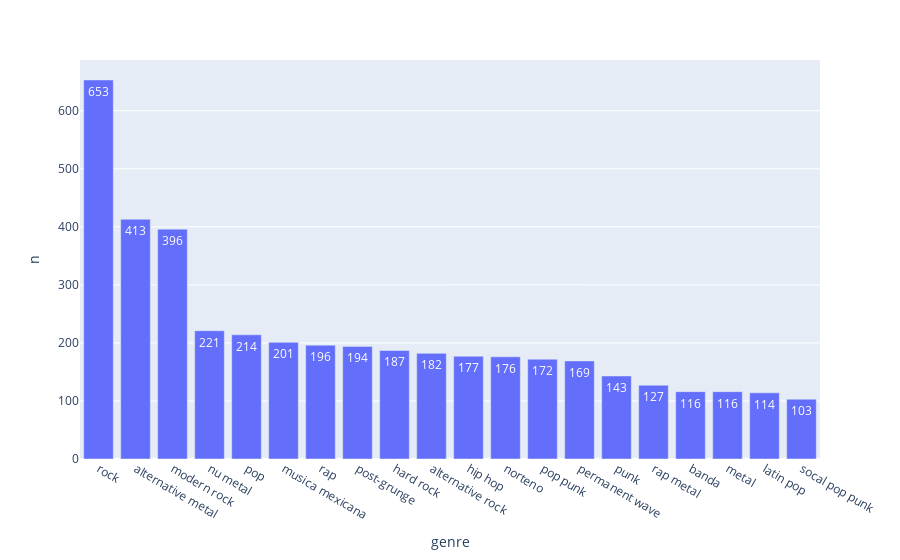

The notebook cell saved with this chart:
### Code cell
fig = px.bar(GENRES.sort_values(by='n',ascending=False).head(20),
       x='genre',
       y='n',
       text_auto=True)
fig.show()

### Figure 1 — Plotly figure (JSON) as saved in the notebook; plotly's stock layout.template omitted (floating-point values rounded to 4 significant figures)
{"data": [{"alignmentgroup": "True", "hovertemplate": "genre=%{x}<br>n=%{y}<extra></extra>", "legendgroup": "", "marker": {"color": "#636efa", "pattern": {"shape": ""}}, "name": "", "offsetgroup": "", "orientation": "v", "showlegend": false, "textposition": "auto", "texttemplate": "%{y}", "type": "bar", "x": ["rock", "alternative metal", "modern rock", "nu metal", "pop", "musica mexicana", "rap", "post-grunge", "hard rock", "alternative rock", "hip hop", "norteno", "pop punk", "permanent wave", "punk", "rap metal", "banda", "metal", "latin pop", "socal pop punk"], "xaxis": "x", "y": [653, 413, 396, 221, 214, 201, 196, 194, 187, 182, 177, 176, 172, 169, 143, 127, 116, 116, 114, 103], "yaxis": "y"}], "layout": {"barmode": "relative", "legend": {"tracegroupgap": 0}, "margin": {"t": 60}, "xaxis": {"anchor": "y", "domain": [0, 1], "title": {"text": "genre"}}, "yaxis": {"anchor": "x", "domain": [0, 1], "title": {"text": "n"}}}}
